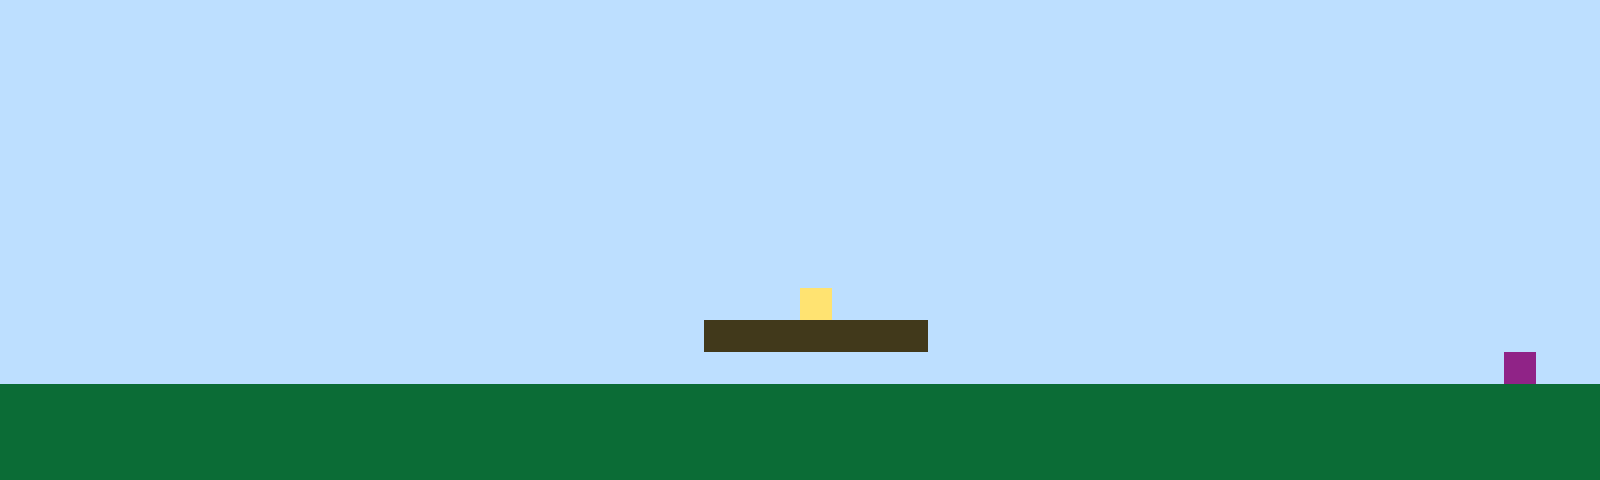

A level layout from a 2D game, rendered from its tile map. Below: a short description, then the map file with its tile-grid data intact:
An orthogonal 50x15 tile map with 32x32 px tiles, 1 tile layer (Tile Layer 1).

<map version="1.10" tiledversion="1.11.2" orientation="orthogonal" renderorder="right-up" width="50" height="15" tilewidth="32" tileheight="32" infinite="0" nextlayerid="2" nextobjectid="1"><editorsettings><export target="map1.csv" format="csv" /></editorsettings><tileset firstgid="1" name="sprites" tilewidth="32" tileheight="32" tilecount="6" columns="3"><image source="sprites.png" width="96" height="64" /></tileset><layer id="1" name="Tile Layer 1" width="50" height="15"><data encoding="csv">1,1,1,1,1,1,1,1,1,1,1,1,1,1,1,1,1,1,1,1,1,1,1,1,1,1,1,1,1,1,1,1,1,1,1,1,1,1,1,1,1,1,1,1,1,1,1,1,1,1,1,1,1,1,1,1,1,1,1,1,1,1,1,1,1,1,1,1,1,1,1,1,1,1,1,1,1,1,1,1,1,1,1,1,1,1,1,1,1,1,1,1,1,1,1,1,1,1,1,1,1,1,1,1,1,1,1,1,1,1,1,1,1,1,1,1,1,1,1,1,1,1,1,1,1,1,1,1,1,1,1,1,1,1,1,1,1,1,1,1,1,1,1,1,1,1,1,1,1,1,1,1,1,1,1,1,1,1,1,1,1,1,1,1,1,1,1,1,1,1,1,1,1,1,1,1,1,1,1,1,1,1,1,1,1,1,1,1,1,1,1,1,1,1,1,1,1,1,1,1,1,1,1,1,1,1,1,1,1,1,1,1,1,1,1,1,1,1,1,1,1,1,1,1,1,1,1,1,1,1,1,1,1,1,1,1,1,1,1,1,1,1,1,1,1,1,1,1,1,1,1,1,1,1,1,1,1,1,1,1,1,1,1,1,1,1,1,1,1,1,1,1,1,1,1,1,1,1,1,1,1,1,1,1,1,1,1,1,1,1,1,1,1,1,1,1,1,1,1,1,1,1,1,1,1,1,1,1,1,1,1,1,1,1,1,1,1,1,1,1,1,1,1,1,1,1,1,1,1,1,1,1,1,1,1,1,1,1,1,1,1,1,1,1,1,1,1,1,1,1,1,1,1,1,1,1,1,1,1,1,1,1,1,1,1,1,1,1,1,1,1,1,1,1,1,1,1,1,1,1,1,1,1,1,1,1,1,1,1,1,1,1,1,1,1,1,1,1,1,1,1,1,1,1,1,1,1,1,1,1,1,1,1,1,1,1,1,1,1,1,1,1,1,1,1,1,1,1,1,1,1,1,1,1,1,1,1,1,1,1,1,1,1,1,1,1,1,1,1,1,1,1,1,1,1,1,1,1,1,1,1,1,1,1,1,1,1,1,1,1,1,1,1,1,1,4,1,1,1,1,1,1,1,1,1,1,1,1,1,1,1,1,1,1,1,1,1,1,1,1,1,1,1,1,1,1,1,1,1,1,1,1,1,1,1,1,1,1,1,1,1,1,3,3,3,3,3,3,3,1,1,1,1,1,1,1,1,1,1,1,1,1,1,1,1,1,1,1,1,1,1,1,1,1,1,1,1,1,1,1,1,1,1,1,1,1,1,1,1,1,1,1,1,1,1,1,1,1,1,1,1,1,1,1,1,1,1,1,1,1,1,1,1,1,1,1,1,6,1,1,2,2,2,2,2,2,2,2,2,2,2,2,2,2,2,2,2,2,2,2,2,2,2,2,2,2,2,2,2,2,2,2,2,2,2,2,2,2,2,2,2,2,2,2,2,2,2,2,2,2,2,2,2,2,2,2,2,2,2,2,2,2,2,2,2,2,2,2,2,2,2,2,2,2,2,2,2,2,2,2,2,2,2,2,2,2,2,2,2,2,2,2,2,2,2,2,2,2,2,2,2,2,2,2,2,2,2,2,2,2,2,2,2,2,2,2,2,2,2,2,2,2,2,2,2,2,2,2,2,2,2,2,2,2,2,2,2,2,2,2,2,2,2,2,2,2,2,2,2,2</data></layer></map>
